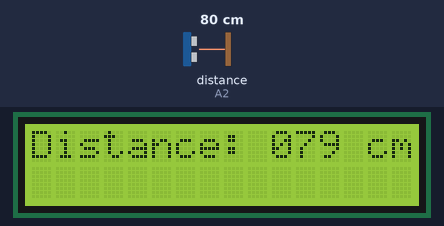
This sketch was run on a simulated Arduino Uno, built with avr-gcc and run on an emulated ATmega328P. Parts: 16×2 character LCD. Wiring (inferred from the names in the program): ultrasonic range finder: trigger A1; echo A2. The test bench sets the inputs (shaded band); at power-on: distance to the obstacle (sensor on A2) 80 cm. The echo pulse lasts 58.3 µs per cm.

Above: at 1.2 s.
1.3 s: distance to the obstacle (sensor on A2) set to 2 cm
At 2.0 s:
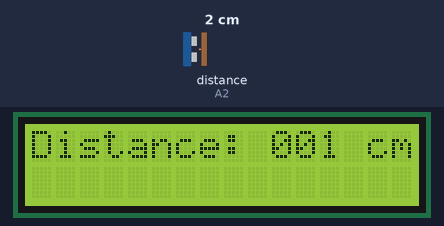
3.0 s: distance to the obstacle (sensor on A2) set to 4 cm
At 4.1 s:
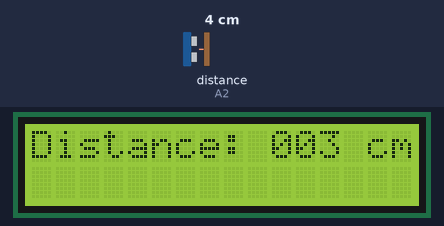
4.6 s: distance to the obstacle (sensor on A2) set to 9 cm
At 5.8 s:
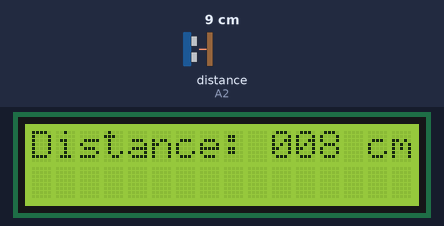
Timing chart, 0 to 7.6 s (numbered marks = the images above; inputs shaded):
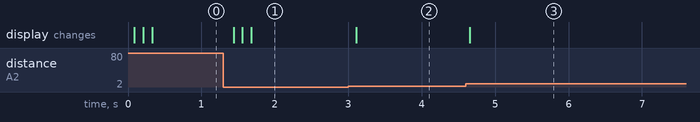

Measured:
- after the input at 1.3 s, the display: changes after 0.14 s (image 1)
- after the input at 3.0 s, the display: changes after 0.11 s (image 2)
- after the input at 4.6 s, the display: changes after 0.05 s (image 3)

The sketch:

SRF05_LCD_I2C.ino
```cpp
#include <Wire.h>
#include <LiquidCrystal_I2C.h>

#define TRIG_PIN A1
#define ECHO_PIN A2
#define TIME_OUT 20000

LiquidCrystal_I2C lcd(0x27,16,2);  // set the LCD address to 0x27 for a 16 chars and 2 line display

char distanceChar;

float GetDistance()
{
  long duration, distanceCm;

  digitalWrite(TRIG_PIN, LOW);
  delayMicroseconds(2);
  digitalWrite(TRIG_PIN, HIGH);
  delayMicroseconds(10);
  digitalWrite(TRIG_PIN, LOW);

  duration = pulseIn(ECHO_PIN, HIGH, TIME_OUT);

  // convert to distance
  distanceCm = duration / 29.1 / 2;

  return distanceCm;
}

void setup() {
  Serial.begin(9600);

  pinMode(TRIG_PIN, OUTPUT);
  pinMode(ECHO_PIN, INPUT);

  lcd.init();                      // initialize the lcd

}

void loop() {
  long distance = GetDistance();

  if (distance > 0)
  {

    lcd.backlight();
    lcd.setCursor(0,0);
    lcd.print("Distance: ");
    lcd.setCursor(14,0);
    lcd.print("cm");

    if(distance>=100)
    {
    lcd.setCursor(10,0);
    }
    else if(distance>=10)
    {
    lcd.setCursor(10,0);
    lcd.print("0");
    lcd.setCursor(11,0);
    }
    else
    {
    lcd.setCursor(10,0);
    lcd.print("00");
    lcd.setCursor(12,0);
    }

    lcd.print(distance);


  }
  else
  {
    lcd.setCursor(10,0);
    lcd.print("N/A");
  }
  delay(100);
}
```
